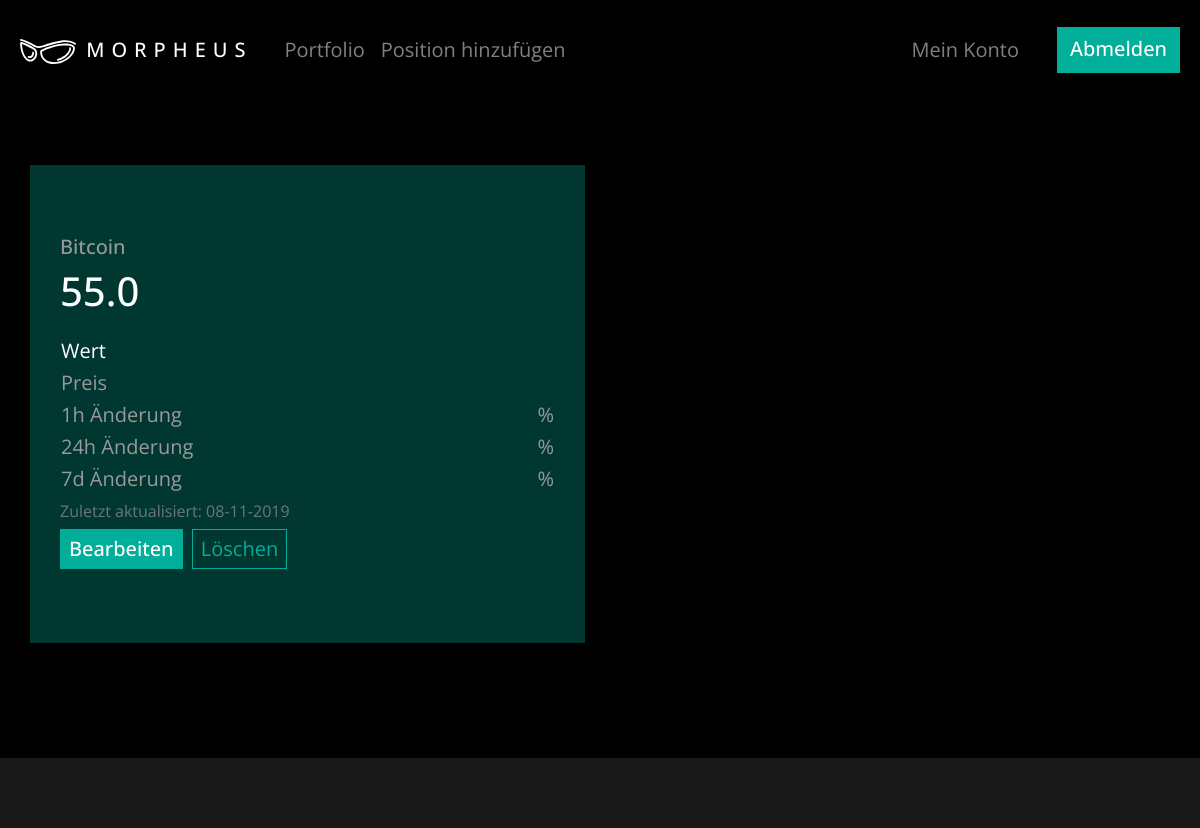
The page /position/1 (signed in) on the database as committed earlier.
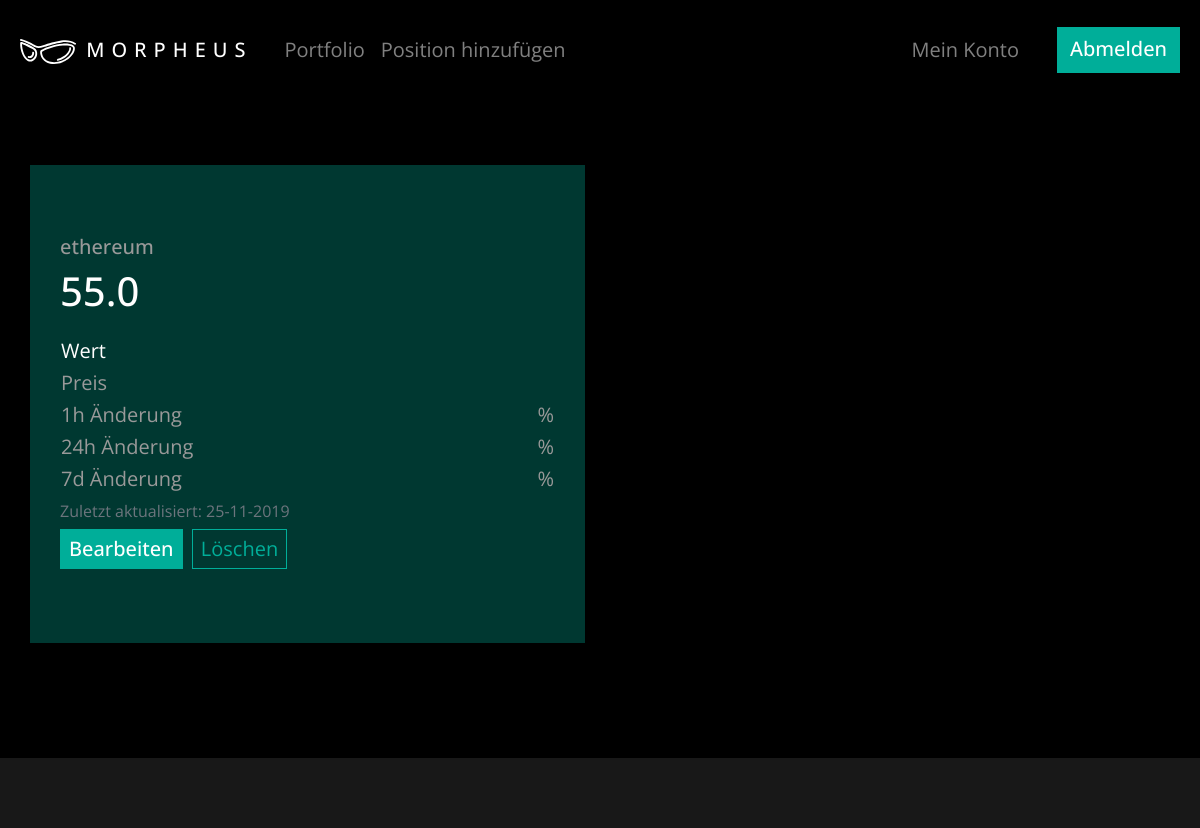
The same page on the database as committed later.
### morpheus/models.py (models this page shows, shortened)
class Position(db.Model):
    id = db.Column(db.Integer, primary_key=True)
    name = db.Column(db.String(100), nullable=False)
    amount = db.Column(db.Float, nullable=False)
    date_posted = db.Column(db.DateTime, nullable=False, default=datetime.utcnow)
    user_id = db.Column(db.Integer, db.ForeignKey('user.id'), nullable=False)

### morpheus/routes.py (the view)
@app.route("/position/<int:position_id>")
@login_required
def position(position_id):
	position = Position.query.get_or_404(position_id)
	if position.author != current_user:
		abort(403)
	return render_template("position.html", title=position.name, position=position)

### morpheus/models.py (called while the page is built)
@login_manager.user_loader
def load_user(user_id):
    return User.query.get(int(user_id))

### morpheus/templates/position.html (shortened to what this page needs)
{% extends "layout.html" %}
{% block content %}
    {% if position.author == current_user %}
    <section class="portfolio-single-positions">
	  		<div class="spalten col-6">
	  			<div class="spalte">
		      <article>
			         	<a href="{{ url_for('position', position_id=position.id) }}"><h5>{{ position.name }}</h5></a>
		         	<a href="{{ url_for('position', position_id=position.id) }}"><h2>{{ position.amount }} {{ symbol }}</h2></a>
		         	<table>
		         		<tr>
				            <td class="td-title text-white">Wert</td>
				            <td class="td-data text-white">{{ value }}</td>
		        		</tr>
		        		<tr>
				            <td class="td-title">Preis</td>
				            <td class="td-data">{{ price }}</td>
		        		</tr>
						<tr>
				            <td class="td-title">1h Änderung</td>
				            <td class="td-data">{{ percent_change_1h }}%</td>
		        		</tr>
		        		<tr>
				            <td class="td-title">24h Änderung</td>
				            <td class="td-data">{{ percent_change_24h }}%</td>
		        		</tr>
		        		<tr>
				            <td class="td-title">7d Änderung</td>
				            <td class="td-data">{{ percent_change_7d }}%</td>
		        		</tr>
		     	</table>
		     	<small class="text-muted">Zuletzt aktualisiert: {{ position.date_posted.strftime("%d-%m-%Y") }}</small>
		     	 {% if position.author == current_user %}
		          <div>
		            <a class="btn btn-primary btn-sm mt-1 mb-1" href="{{ url_for('edit_position', position_id=position.id) }}">Bearbeiten</a>
		            <button type="button" class="btn btn-outline-info btn-sm m-1" data-toggle="modal" data-target="#deleteModal">Löschen</button>
		          </div>
		        {% endif %}
		      </article>
		  </div>
		 </div>
		 </section>
  {% endif %}
{% endblock content %}

### morpheus/templates/layout.html (shortened to what this page needs)
<!DOCTYPE html>
<html>
<head>
    <link rel="stylesheet" href="https://maxcdn.bootstrapcdn.com/bootstrap/4.0.0/css/bootstrap.min.css">
    <link rel="stylesheet" type="text/css" href="{{ url_for('static', filename='main.css') }}">
</head>
<body>
    <header class="site-header">
      <nav class="navbar navbar-expand-md navbar-dark fixed-top">
          <a class="navbar-brand mr-4 logo_text" href="/">
            <img src="{{ url_for('static', filename='img/logo/logo.svg') }}" alt="logo" class="logo_img"/>Morpheus</a>
          <div class="collapse navbar-collapse" id="navbarToggle">
            <div class="navbar-nav mr-auto">
              {% if current_user.is_authenticated %}
              <a class="nav-item nav-link" href="{{ url_for('portfolio') }}">Portfolio</a>
              <a class="nav-item nav-link" href="{{ url_for('new_position') }}">Position hinzufügen</a>
              {% endif %}
            </div>
            <div class="navbar-nav">
              {% if current_user.is_authenticated %}
              <a class="nav-item nav-link" href="{{ url_for('account') }}">Mein Konto</a>
              <a class="btn btn-primary" href="{{ url_for('logout') }}">Abmelden</a>
              {% else %}
              <a class="nav-item nav-link" href="{{ url_for('login') }}">Anmelden</a>
              <a class="btn btn-primary" href="{{ url_for('register') }}">Registrieren</a>
              {% endif %}
            </div>
          </div>
      </nav>
    </header>
    <main role="main" class="content">
      <div class="row">
        <div class="col-md-12">
          {% block content %}{% endblock %}
        </div>
      </div>
    </main>
    <footer>
    </footer>
</body>
</html>

### morpheus/static/main.css (style rules this page uses)
html { position: relative; min-height: 100%; }
article, aside, details, figcaption, figure, footer, header, hgroup, menu, nav, section { display: block; }
body { margin: 100px 0 0 0 !important; background: rgb(0, 0, 0); background-size: cover; color: #ffffff; padding:0; font-family: 'Open Sans', sans-serif; font-size: 20px; font-weight: 400; }
a { font-size: 20px; color: rgb(153, 153, 153); text-decoration: none; }
.logo_img { margin-left: -20px; height: 30px; width: auto; margin-right: 10px; }
.logo_text { font-weight: 500; text-transform: uppercase; margin: auto 0 auto 20px; letter-spacing: 7px; }
.navbar { background: #000000; margin: 0px; padding: 30px 30px 30px 30px; height: 100px; }
.navbar-nav .btn { margin-left: 30px; }
.content { padding: 50px 30px 50px 30px; text-decoration: none; }
.content a { text-decoration: none; }
footer { width: 100%; background-color: rgb(24, 24, 24); color: rgb(255, 255, 255); padding: 40px 30px 30px; margin: 50px 0 0 0; }
.portfolio-single-positions { margin: 0 -15px -15px -15px; }
.spalten { float: left; }
.spalte { background-color: #003831; padding: 70px 30px 70px 30px; margin: 15px 0; color: rgb(153, 153, 153); }
.spalte h2 { font-size: 40px; color: #ffffff; margin-bottom: 20px; }
table, tr { width: 100%; }
.td-title { width: 60%; }
.td-data { width: 40%; text-align: right; }
.btn-primary { border: 1px solid #00AE99; border-radius: 0px; background: #00AE99; color: rgb(255, 255, 255); font-size: 20px; font-weight: 500; }
.btn-outline-info { border: 1px solid #00AE99; border-radius: 0px; font-size: 20px; color: #00AE99; }
@media screen and (max-width: 1200px) { .navbar { padding: 20px 20px 20px 20px; } }
@media screen and (max-width: 1200px) { .logo_img { height: 25px; } }

Rows that differ between the two databases and show on the page:
changed Position: name "Bitcoin" → "ethereum"; date_posted "08-11-2019" → "25-11-2019"
